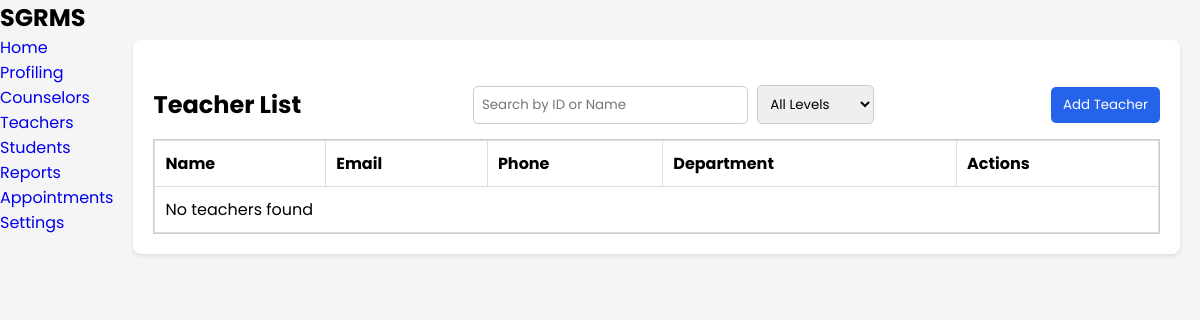
The app's page /HG/Teachers/teacher.php?filter_educ=Elementary, older data.
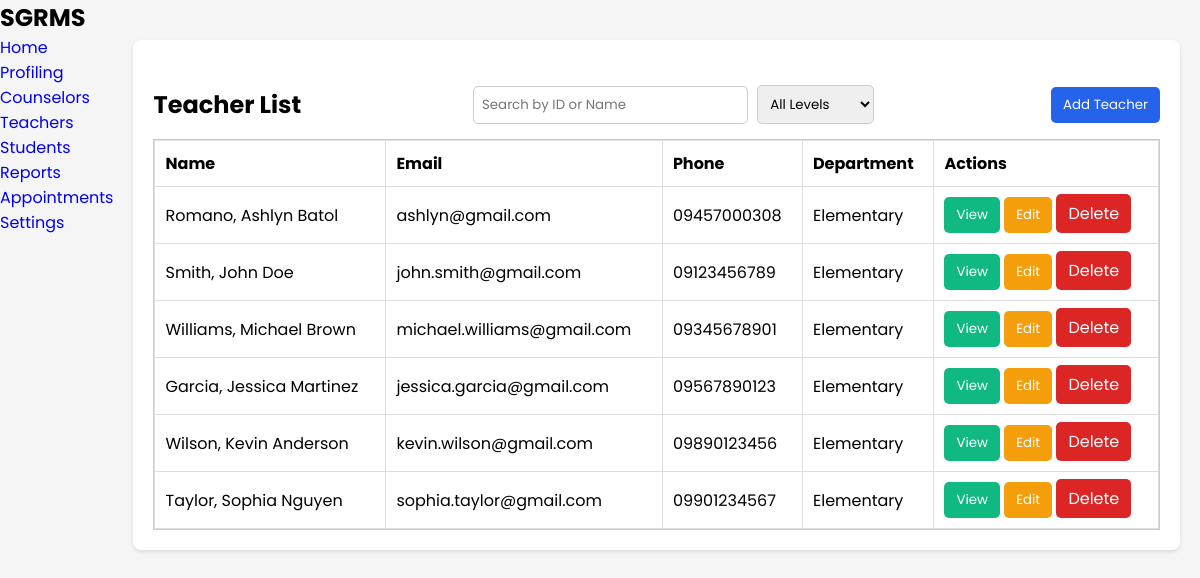
The same page, newer data.
### tables this page shows
CREATE TABLE `teachers` (
  `t_id` int(11) NOT NULL,
  `u_id` int(11) NOT NULL,
  `lname` varchar(50) NOT NULL,
  `fname` varchar(50) NOT NULL,
  `mname` varchar(50) DEFAULT NULL,
  `email` varchar(100) NOT NULL,
  `phone` varchar(15) DEFAULT NULL,
  `teach_level` enum('Elementary','High School','College') NOT NULL,
  `year_level` varchar(50) DEFAULT NULL,
  `section` varchar(50) DEFAULT NULL,
  `program` varchar(100) DEFAULT NULL
);

### HG/Teachers/teacher.php (the view, shortened to what this page needs)
<?php
include $_SERVER['DOCUMENT_ROOT'].'/SGRMS/Database/db_connect.php';
?>
<!DOCTYPE html>
<html lang="en">
<head>
    <link rel="stylesheet" href="/SGRMS/CSS/style.css">
    <link rel="stylesheet" href="/SGRMS/CSS/table.css">
    <link rel="stylesheet" href="https://cdn-uicons.flaticon.com/uicons-solid-straight/css/uicons-solid-straight.css">
</head>
<body>
<div class="container">
        <aside class="sidebar">
            <h1>SGRMS</h1>
            <ul>
                <li><a href="/SGRMS/HG/SuperAdmin/superadmin.php">Home</a></li>
                <li class="has-submenu">
                    <a href="#" id="profiling-link">Profiling</a>
                    <ul class="submenu <?php echo (basename($_SERVER['PHP_SELF']) === 'teacher.php' || basename($_SERVER['PHP_SELF']) === 'students.php' || basename($_SERVER['PHP_SELF']) === 'counsel.php') ? 'active' : ''; ?>" id="profiling-submenu">
                        <li><a href="/SGRMS/HG/Counselors/counsel.php">Counselors</a></li>
                        <li><a href="/SGRMS/HG/Teachers/teacher.php">Teachers</a></li>
                        <li><a href="/SGRMS/HG/Students/students.php">Students</a></li>
                    </ul>
                </li>
                <li><a href="/SGRMS/HG/Reports/case.php">Reports</a></li>
                <li><a href="/SGRMS/HG/Appointment/schedule.php">Appointments</a></li>
                <li><a href="#">Settings</a></li>
            </ul>
        </aside>
    <main class="wrapper">
        <div class="card">
            <section class="teacher-list">
                <div class="search-flex">
                    <h2>Teacher List</h2>
                    <div class="search-bar">
                        <input type="text" id="search" name="search" class="search" placeholder="Search by ID or Name" value="<?php echo isset($_GET['search']) ? htmlspecialchars($_GET['search']) : ''; ?>">
                        <select name="filter_educ" id="filter_educ">
                            <option value="">All Levels</option>
                        </select>
                    </div>
                    <button class="btn btn-add" onclick="openAddModal()">Add Teacher</button>
                </div>
<div class="table-container">
    <table>
        <thead>
            <tr>
                <th>Name</th>
                <th>Email</th>
                <th>Phone</th>
                <th>Department</th>
                <th>Actions</th>
            </tr>
        </thead>
        <tbody id="teacherTableBody">
            <?php
                $search = isset($_GET['search']) ? $_GET['search'] : '';
                $filter_educ = isset($_GET['filter_educ']) ? $_GET['filter_educ'] : '';
                $sql = "SELECT * FROM teachers WHERE (t_id LIKE ? OR fname LIKE ? OR lname LIKE ? )";
                if (!empty($filter_educ)) {
                    $sql .= " AND teach_level = ?";
                }
                $stmt = $conn->prepare($sql);
                if (!empty($filter_educ)) {
                    $searchTerm = "%$search%";
                    $stmt->bind_param("ssss", $searchTerm, $searchTerm, $searchTerm, $filter_educ);
                } else {
                    $searchTerm = "%$search%";
                    $stmt->bind_param("sss", $searchTerm, $searchTerm, $searchTerm);
                }
                $stmt->execute();
                $result = $stmt->get_result();
                if ($result->num_rows > 0) {
                    while ($row = $result->fetch_assoc()) {
                        echo "<tr>
                            <td>".htmlspecialchars($row['lname']).", ".htmlspecialchars($row['fname'])." ".htmlspecialchars($row['mname'])."</td>
                            <td>".htmlspecialchars($row['email'])."</td>
                            <td>".htmlspecialchars($row['phone'])."</td>
                            <td>".htmlspecialchars($row['teach_level'])."</td>
                            <td class='actions'>
                                <button class='btn btn-view' onclick='viewTeacher(".$row['t_id'].")'>View</button>
                                <button class='btn btn-edit' onclick='openEditModal(".$row['t_id'].")'>Edit</button>
                                <a href='deleteteach.php?t_id=".$row['t_id']."' class='btn btn-delete' onclick='return confirm(\"Are you sure you want to delete this teacher?\")'>Delete</a>
                            </td>
                        </tr>";
                    }
                } else {
                    echo "<tr><td colspan='5'>No teachers found</td></tr>";
                }
            ?>
        </tbody>
    </table>
</div>
            </section>
        </div>
    </main>
</div>
</body>
</html>

Row changes from the older to the newer data that the page shows:
added teachers: lname "Romano", fname "Ashlyn", mname "Batol", email "ashlyn@gmail.com", phone "09457000308", teach_level "Elementary"
added teachers: lname "Smith", fname "John", mname "Doe", email "john.smith@gmail.com", phone "09123456789", teach_level "Elementary"
added teachers: lname "Williams", fname "Michael", mname "Brown", email "michael.williams@gmail.com", phone "09345678901", teach_level "Elementary"
added teachers: lname "Garcia", fname "Jessica", mname "Martinez", email "jessica.garcia@gmail.com", phone "09567890123", teach_level "Elementary"
added teachers: lname "Wilson", fname "Kevin", mname "Anderson", email "kevin.wilson@gmail.com", phone "09890123456", teach_level "Elementary"
added teachers: lname "Taylor", fname "Sophia", mname "Nguyen", email "sophia.taylor@gmail.com", phone "09901234567", teach_level "Elementary"
Text that changed along with them:
text no longer shown: "No teachers found"
